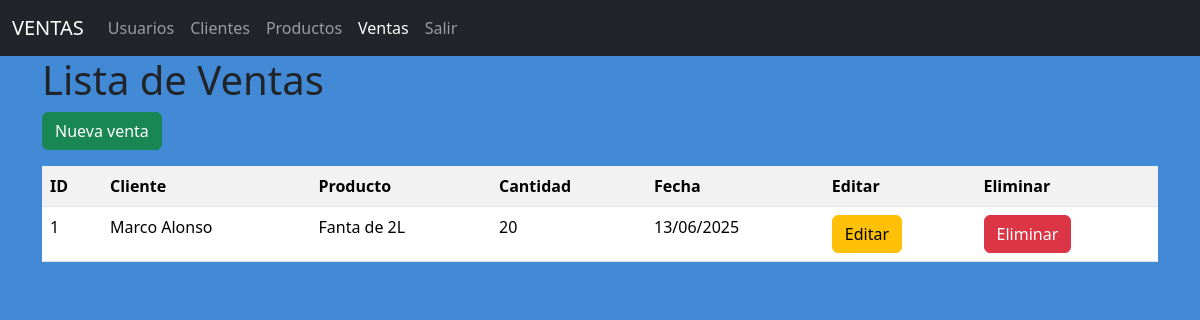
/ventas/, run on the app's committed database.
### models/venta_model.py (models this page shows, shortened)
class Venta(db.Model):
    __tablename__ = "ventas"
    id = db.Column(db.Integer,primary_key = True)
    fecha = db.Column(db.DateTime,nullable=False)
    cantidad = db.Column(db.Integer,nullable=False)
    cliente_id = db.Column(db.Integer,db.ForeignKey('clientes.id'),nullable=False)
    producto_id = db.Column(db.Integer,db.ForeignKey('productos.id'),nullable=False)
    cliente = db.relationship('Cliente',back_populates='ventas')
    producto = db.relationship('Producto',back_populates='ventas')
    @staticmethod
    def get_all():
        return Venta.query.all()

### models/cliente_model.py (models this page shows, shortened)
class Cliente(db.Model):
    __tablename__ = "clientes"
    id = db.Column(db.Integer,primary_key = True)
    nombre = db.Column(db.String(80),nullable=False)
    email = db.Column(db.String(100),nullable=False)
    telefono = db.Column(db.String(20),nullable=False)
    ventas = db.relationship('Venta',back_populates='cliente')

### models/producto_model.py (models this page shows, shortened)
class Producto(db.Model):
    __tablename__ = "productos"
    id = db.Column(db.Integer,primary_key = True)
    descripcion = db.Column(db.String(120),nullable=False)
    precio = db.Column(db.Float(11,2),nullable=False)
    stock = db.Column(db.Integer,nullable=False)
    ventas = db.relationship('Venta',back_populates='producto')

### controllers/venta_controller.py (the view)
@venta_bp.route("/")
def index():
    ventas = Venta.get_all()
    return venta_view.list(ventas)

### run.py (called while the page is built)
@app.context_processor
def inject_active_path():
    def is_active(path):
        return 'active' if request.path == path else ''
    return (dict(is_active = is_active))

### views/venta_view.py (called while the page is built)
def list(ventas):
    return render_template('ventas/index.html',ventas= ventas)

### templates/ventas/index.html (shortened to what this page needs)
{% extends 'base.html' %}
{%block content%}
<h1>Lista de Ventas</h1>
<a href="{{url_for('venta.create')}}" class="btn btn-success mb-3">Nueva venta</a>
<table class="table table-striped">
    <tr>
        <th>ID</th>
        <th>Cliente</th>
        <th>Producto</th>
        <th>Cantidad</th>
        <th>Fecha</th>
        <th>Editar</th>
        <th>Eliminar</th>
    </tr>
    {%for item in ventas%}
    <tr>
        <td>{{item.id}}</td>
        <td>{{item.cliente.nombre}}</td>
        <td>{{item.producto.descripcion}}</td>
        <td>{{item.cantidad}}</td>
        <td>{{item.fecha.strftime('%d/%m/%Y')}}</td>
        <td>
            <a href="{{url_for('venta.edit',id=item.id)}}" class="btn btn-warning">Editar</a>
        </td>
        <td>
            <a href="{{url_for('venta.delete',id=item.id)}}" class="btn btn-danger">Eliminar</a>
        </td>
    </tr>
    {%endfor%}
</table>
{% endblock %}

### templates/base.html (style rules this page uses)
body { background-color: rgb(67, 138, 214); }

### data on the page
Venta: id "1", cliente.nombre "Marco Alonso", producto.descripcion "Fanta de 2L", cantidad "20", fecha "13/06/2025"
